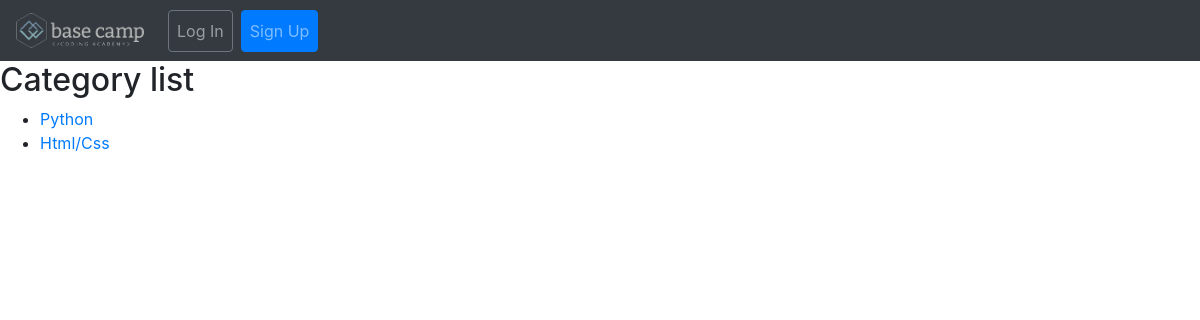
Page /category/ on the earlier database version.
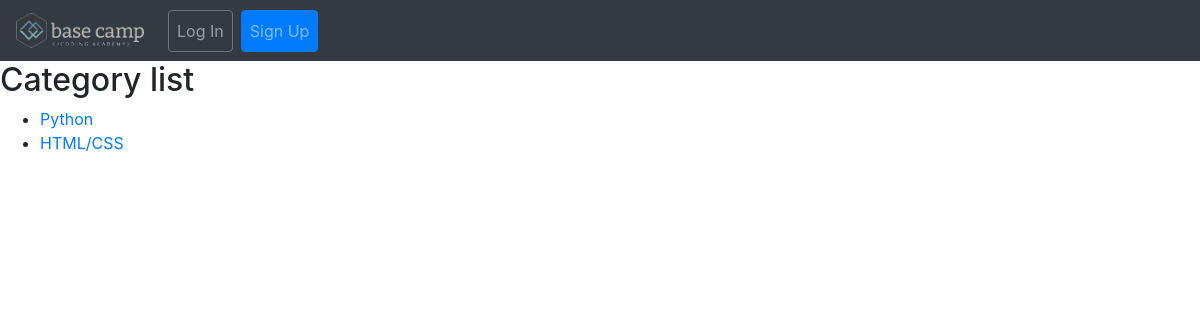
Same page on the later database version.
### cards/models.py (models this page shows, shortened)
class Category(models.Model):
    category = models.CharField(
        verbose_name=_("Category"), max_length=250, blank=True, unique=True, null=True
    )
    objects = CategoryManager()
    class Meta:
        verbose_name = _("Category")
        verbose_name_plural = _("Categories")

### cards/views.py (the view)
class CategoriesListView(ListView):
    model = Category

### templates/cards/category_list.html (shortened to what this page needs)
<!DOCTYPE html>
{% extends 'base.html' %}
{% load i18n %}
{% block content %}
<h2>{% trans "Category list" %}</h2>
<ul>
  {% for cat in category_list %}
  <li>
	<a href="{% url 'quiz_category_list_matching' category_name=cat.category %}">
	  {{ cat.category }}
	</a>
  </li>
  {% endfor %}
</ul>
{% endblock %}

Differences in the rows shown:
changed Category: category "Html/Css" → "HTML/CSS"
